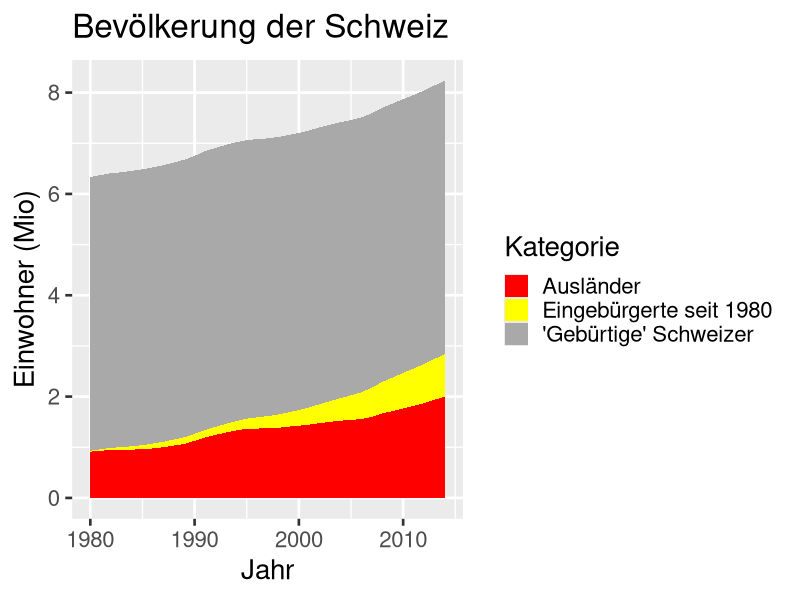
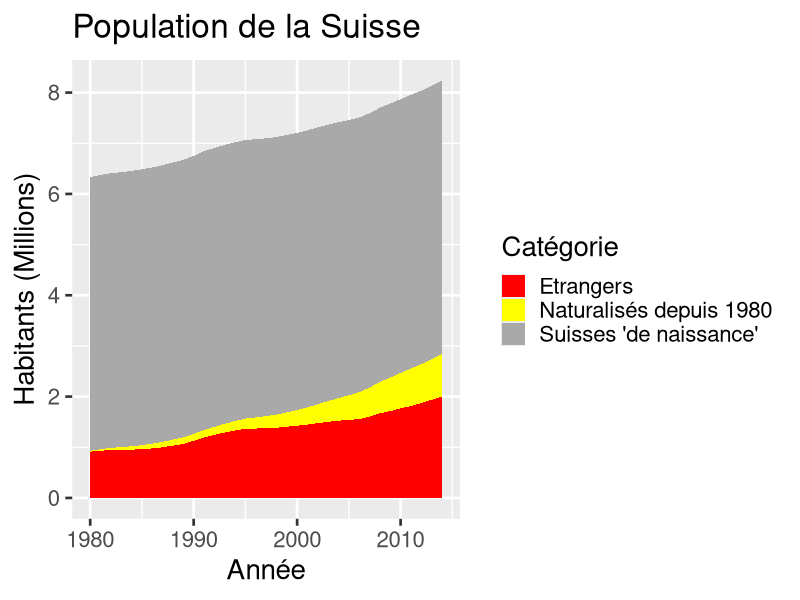

Write the R code that produced these figures, in order.

library(ggplot2)
library(reshape2)

# http://www.bfs.admin.ch/bfs/portal/fr/index/themen/01/07/blank/key/03.html
# http://www.bfs.admin.ch/bfs/portal/fr/index/themen/01/07/blank/key/03.Document.88358.xls
nat = c(16060, 14299, 12723, 11831, 11850, 14393, 14416, 12370, 11356, 10342, 8658, 8757, 11133, 12898, 13739, 16790, 19159, 19169, 21279, 20363, 28700, 27583, 36515, 35424, 35685, 38437, 46711, 43889, 44365, 43440, 39314, 36012, 33500, 34061, 32836)
cnat = cumsum(nat)

# http://www.bfs.admin.ch/bfs/portal/fr/index/themen/01/02/blank/data/01.html
# http://www.bfs.admin.ch/bfs/portal/fr/index/themen/01/02/blank/data/01.Document.67176.xls
ch = c(5421746, 5442311, 5462782, 5481246, 5502490, 5524160, 5546455, 5567111, 5587259, 5607711, 5623584, 5649804, 5664377, 5676808, 5686526, 5698764, 5711852, 5721307, 5739892, 5757814, 5779685, 5808100, 5836887, 5863241, 5890439, 5917216, 5954212, 5991401, 6032141, 6071802, 6103857, 6138668, 6169091, 6202184, 6239207) 

# http://www.bfs.admin.ch/bfs/portal/fr/index/themen/01/02/blank/data/01.html
# http://www.bfs.admin.ch/bfs/portal/fr/index/themen/01/02/blank/data/01.Document.67176.xls
nch = c(913497, 930593, 946931, 946587, 953406, 960674, 976958, 999688, 1032714, 1066139, 1127109, 1192964, 1243582, 1291762, 1332493, 1363590, 1369494, 1375158, 1383645, 1406630, 1424370, 1447553, 1476966, 1500907, 1524663, 1541912, 1554527, 1602093, 1669715, 1714004, 1766277, 1815994, 1869969, 1937447, 1998459)

pop = data.frame(
  anno = c(1980:2014),
  chg = ch - cnat,
  che = cnat,
  nch = nch
)

mpop = melt(pop, id.vars="anno")

ggplot(mpop) + theme_grey(base_size = 20) +
    geom_area(aes(x=anno, y=value/1e6, fill=variable), stack=TRUE) +
    ggtitle("Bevölkerung der Schweiz") +
    xlab("Jahr") + ylab("Einwohner (Mio)") + 
    scale_fill_manual(
      values=c("red","yellow","darkgray"), 
      breaks=c("nch","che","chg"),
      name=c("Kategorie"),
      labels=c("Ausländer", "Eingebürgerte seit 1980", "'Gebürtige' Schweizer")
    )
    
ggplot(mpop) + theme_grey(base_size = 20) +
    geom_area(aes(x=anno, y=value/1e6, fill=variable), stack=TRUE) + 
    ggtitle("Population de la Suisse") +
    xlab("Année") + ylab("Habitants (Millions)") + 
    scale_fill_manual(
      values=c("red","yellow","darkgray"), 
      breaks=c("nch","che","chg"),
      name=c("Catégorie"),
      labels=c("Etrangers", "Naturalisés depuis 1980", "Suisses 'de naissance'")
    )
    
  
